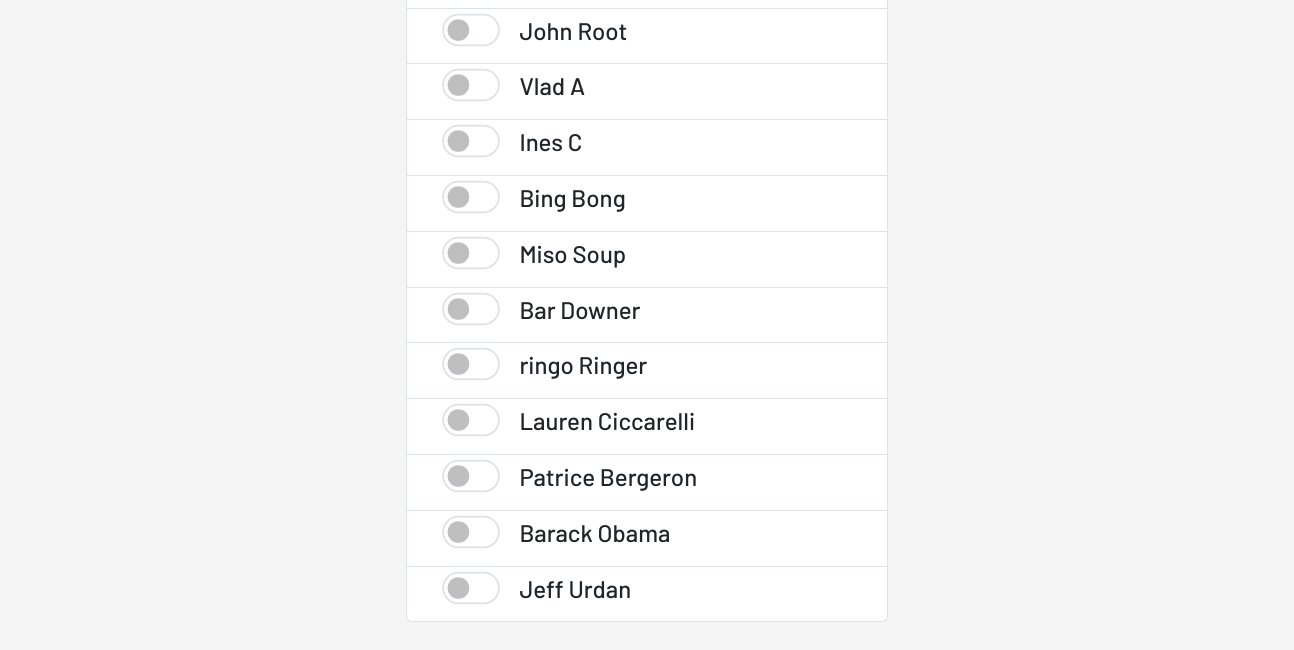
Page /organize/my-players/new-group (signed in, lower part) on the earlier database version.
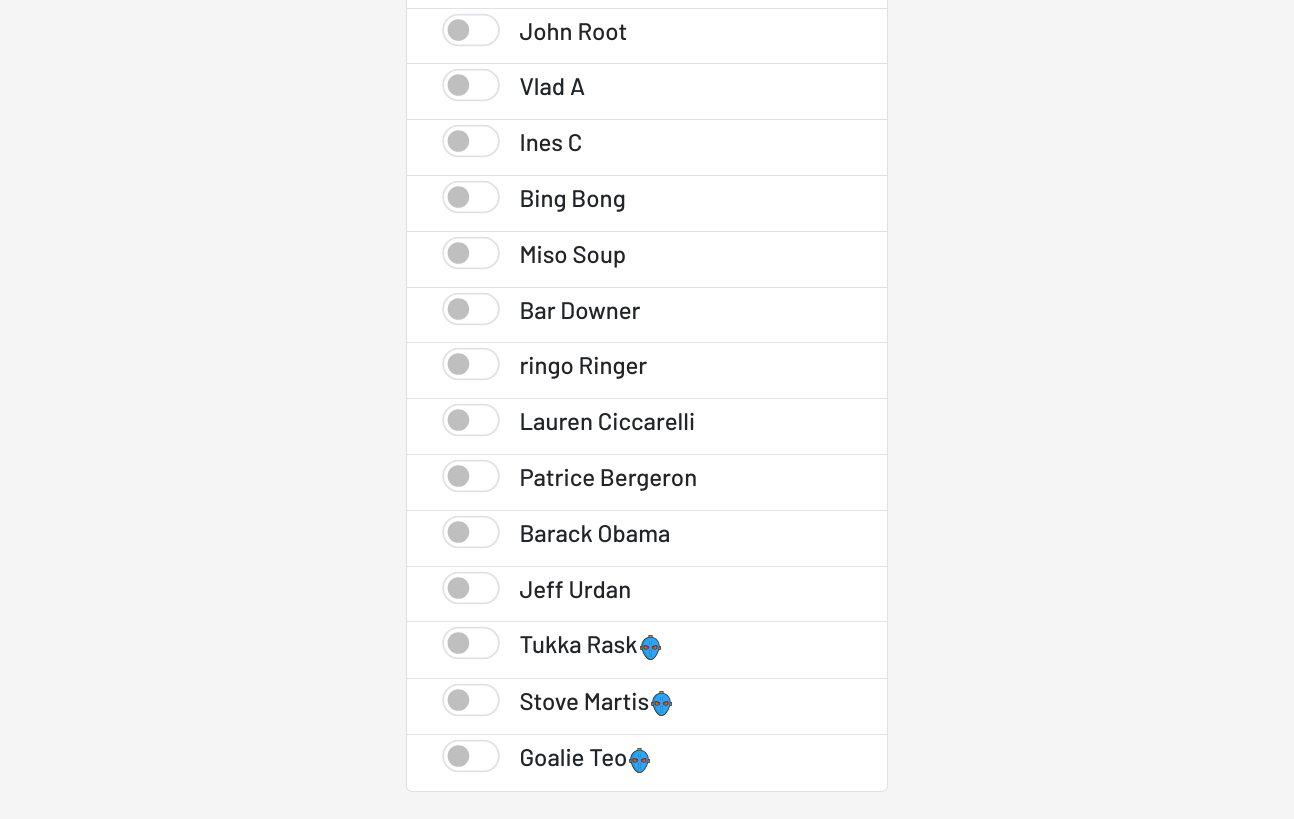
Same page on the later database version.
### OrgDash/models.py (models this page shows, shortened)
class Player(models.Model):
    first_name = models.CharField(max_length=150, default= None)
    last_name = models.CharField(max_length=150, default= None)
    email = models.EmailField(max_length=150, default= None)
    skill = models.DecimalField(max_digits=4, decimal_places=1)
    created_by = models.ForeignKey(User, on_delete= models.CASCADE, default= 1)
    goalie = models.BooleanField(default= False, null= True)
    class Meta():
        unique_together= ("created_by", "email")

### OrgDash/views.py (the view)
# urls.py: path('my-players/new-group', views.Playergroups, name = 'create_player_group'),
def Playergroups(request):
    active_user = request.user
    my_players = Player.objects.filter(created_by=active_user.pk)
    my_groups = PlayerGroup.objects.filter(created_by=active_user.pk)
    context={'my_players': my_players, 'my_groups': my_groups }
    if request.method == 'POST':
        selected_player_ids = request.POST.getlist('selected_players')
        group_name = request.POST.get('group_name')
        selected_player_objs = []
        for player_id in selected_player_ids:
            player = Player.objects.get(pk=player_id)
            selected_player_objs.append(player)
        group_data = {'created_by': active_user, 'name':group_name}
        group = PlayerGroup(**group_data)
        group.save()
        group.members.set(selected_player_objs)
        return redirect(reverse('OrgDash:player_dash'))
    else:
        return render(request, 'OrgDash/Players/create_player_group2.html', context)

### OrgDash/templates/OrgDash/Players/create_player_group2.html (shortened to what this page needs)
{% extends 'base.html' %}
{% block body_block %}
<div class="container">
    <div class="container p-4" id="featured-3">
    <form method="POST" action="">
        <div class="d-flex flex-column flex-md-row p-4 gap-4 py-md-5 align-items-center justify-content-center" id="chosen-container">
        <ul class="list-group">
            {% for player in my_players %}
            {% if player.goalie %}
            <li class="list-group-item px-5">
                <div class="form-check form-switch" id="chosen-container">
                    <input class="form-check-input p-2" type="checkbox" role="switch" value="{{player.pk}}" name="selected_players" id="{{player.pk}}" style="transform: scale(1.8);">
                    <label class="form-check-label px-4" for="{{player.pk}}"><h4>{{player.first_name}} {{player.last_name}} </h4></label>
                </div>
            </li>
            {% else %}
            <li class="list-group-item px-5">
                <div class="form-check form-switch">
                    <input class="form-check-input p-2" type="checkbox" role="switch" value="{{player.pk}}" name="selected_players" id="{{player.pk}}" style="transform: scale(1.8);">
                    <label class="form-check-label px-4" for="{{player.pk}}"><h4>{{player.first_name}} {{player.last_name}}</h4></label>
                </div>
            </li>
            {% endif %}
            {% endfor %}
        </ul>
        </div>
    </form>
</div>
{% endblock %}

Differences in the rows shown:
added Player: first_name "Tukka", last_name "Rask"
added Player: first_name "Stove", last_name "Martis"
added Player: first_name "Goalie", last_name "Teo"
